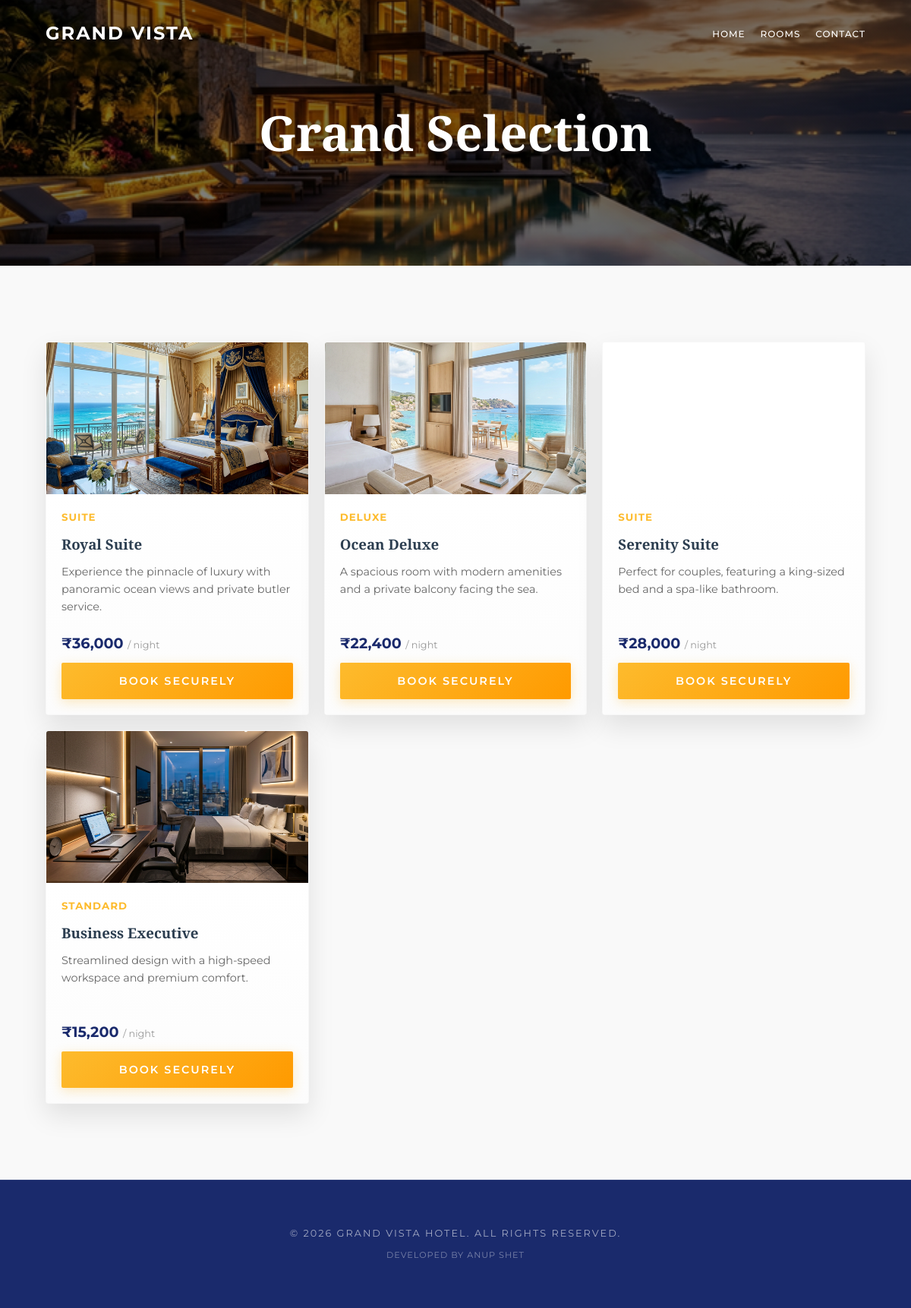
The page /rooms.php on the database its author committed.
### tables this page shows
CREATE TABLE `rooms` (
  `id` int(11) NOT NULL AUTO_INCREMENT,
  `name` varchar(100) NOT NULL,
  `description` text DEFAULT NULL,
  `price` decimal(10,2) NOT NULL,
  `image` varchar(255) DEFAULT NULL,
  `type` varchar(50) DEFAULT NULL,
  `status` enum('Available','Booked','Maintenance') DEFAULT 'Available',
  PRIMARY KEY (`id`)
);

### rooms.php (the view, shortened to what this page needs)
<?php
require_once 'config/database.php';
require_once 'includes/header.php';
?>
<header style="background: linear-gradient(rgba(0,0,0,0.5), rgba(0,0,0,0.5)), url('images/hero.jpg'); background-size: cover; background-position: center; height: 350px; display: flex; align-items: center; justify-content: center;">
    <h1 style="color: white; font-size: 4rem; text-shadow: 0 5px 15px rgba(0,0,0,0.3);">Grand Selection</h1>
</header>
<main>
    <div class="room-grid" style="margin-top: 100px;">
        <?php
$stmt = $pdo->query("SELECT * FROM rooms WHERE status = 'Available'");
while ($room = $stmt->fetch()):
?>
        <article class="room-card reveal visible">
            <div class="room-img-wrapper">
                <div class="room-img" style="background-image: url('images/rooms/<?php echo $room['image']; ?>');"></div>
            </div>
            <div class="room-info">
                <small style="color: var(--accent-color); letter-spacing: 1px; font-weight: 700; text-transform: uppercase;"><?php echo $room['type']; ?></small>
                <h3 style="margin: 10px 0;"><?php echo $room['name']; ?></h3>
                <p style="font-size: 0.9rem; color: #666; min-height: 80px;"><?php echo $room['description']; ?></p>
                <div class="room-price">₹<?php echo number_format($room['price'] * 80, 0); ?> <span style="font-size: 0.8rem; font-weight: 400; color: #999;">/ night</span></div>
                <form action="booking.php" method="GET">
                    <button type="submit" class="btn-premium" style="width: 100%; padding: 15px; font-size: 0.9rem;">Book Securely</button>
                </form>
            </div>
        </article>
        <?php
endwhile; ?>
    </div>
</main>
<?php require_once 'includes/footer.php'; ?>

### includes/header.php (shortened to what this page needs)
    <link rel="stylesheet" href="css/main.css">
</head>
<body>
    <nav id="navbar">
        <a href="index.php" class="nav-brand">GRAND VISTA</a>
        <ul class="nav-links">
                <li><a href="index.php">Home</a></li>
                <li><a href="rooms.php">Rooms</a></li>
                <li><a href="contact.php">Contact</a></li>
        </ul>
    </nav>

### includes/footer.php
    <footer style="background: var(--primary-color); color: rgba(255,255,255,0.6); padding: 60px 10%; text-align: center; border-top: 1px solid rgba(255,255,255,0.1);">
        <p style="font-size: 0.8rem; letter-spacing: 2px;">&copy; <?php echo date('Y'); ?> GRAND VISTA HOTEL. ALL RIGHTS RESERVED.</p>
        <p style="font-size: 0.7rem; margin-top: 10px; opacity: 0.7; letter-spacing: 1px;">DEVELOPED BY ANUP SHET</p>
    </footer>
</body>
</html>

### css/main.css (style rules this page uses)
* { margin: 0; padding: 0; box-sizing: border-box; font-family: 'Montserrat', sans-serif; }
body { background-color: var(--bg-light); color: var(--text-dark); line-height: 1.6; overflow-x: hidden; }
h1, h2, h3 { font-family: 'Playfair Display', serif; }
.reveal { opacity: 0; transform: translateY(30px); transition: all 0.8s var(--transition); }
.reveal.visible { opacity: 1; transform: translateY(0); }
nav { position: fixed; top: 0; width: 100%; z-index: 1000; padding: 25px 5%; display: flex; justify-content: space-between; align-items: center; background: transparent; transition: all 0.5s var(--transition); }
.nav-brand { font-size: 1.5rem; font-weight: 700; color: var(--white); text-decoration: none; letter-spacing: 2px; transition: color 0.3s; white-space: nowrap; }
.nav-links { display: flex; gap: 20px; list-style: none; align-items: center; }
.nav-links a { color: var(--white); text-decoration: none; font-weight: 500; font-size: 0.75rem; text-transform: uppercase; letter-spacing: 1px; position: relative; padding-bottom: 5px; white-space: nowrap; }
.nav-links a::after { content: ''; position: absolute; width: 0; height: 2px; bottom: 0; left: 0; background-color: var(--accent-color); transition: width 0.3s var(--transition); }
.btn-premium { padding: 14px 40px; background: linear-gradient(135deg, var(--accent-color) 0%, #ff9a00 100%); color: var(--white); text-decoration: none; border-radius: 2px; font-weight: 600; text-transform: uppercase; letter-spacing: 2px; transition: all 0.3s var(--transition); border: none; cursor: pointer; box-shadow: 0 4px 15px rgba(253, 187, 45, 0.3); }
.room-grid { display: grid; grid-template-columns: repeat(3, 1fr); gap: 20px; padding: 0 5% 100px; }
.room-card { background: var(--white); overflow: hidden; box-shadow: var(--shadow); transition: transform 0.4s var(--transition), box-shadow 0.4s; border-radius: 4px; border: 1px solid rgba(0, 0, 0, 0.03); }
.room-img-wrapper { overflow: hidden; height: 200px; }
.room-img { height: 100%; width: 100%; background-size: cover; background-position: center; transition: transform 0.6s var(--transition); }
.room-info { padding: 20px; background: linear-gradient(to bottom, #ffffff, #fcfcfc); }
.room-price { font-size: 1.2rem; font-weight: 700; color: var(--primary-color); margin: 10px 0; }

### rows shown on the page
rooms: image (picture), type "SUITE", name "Royal Suite", description "Experience the pinnacle of luxury with panoramic ocean views and private butler service.", $room['price']*80 "36,000"
rooms: image (picture), type "DELUXE", name "Ocean Deluxe", description "A spacious room with modern amenities and a private balcony facing the sea.", $room['price']*80 "22,400"
rooms: type "SUITE", name "Serenity Suite", description "Perfect for couples, featuring a king-sized bed and a spa-like bathroom.", $room['price']*80 "28,000"
rooms: image (picture), type "STANDARD", name "Business Executive", description "Streamlined design with a high-speed workspace and premium comfort.", $room['price']*80 "15,200"
